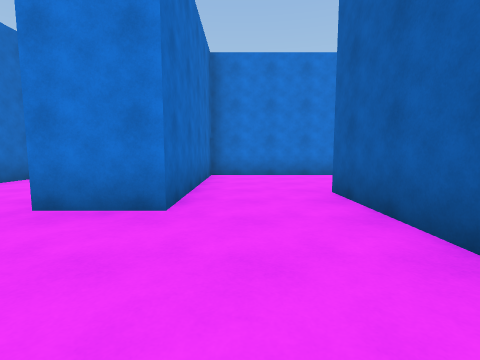
[1] (above)

24 first-person views from a walk through a Unity game level. The camera is 1.3 m above the floor, tilts 6° down and sees 85° across. The floor is counted in squares, 2 m on a side. Each view is taken from the middle of a square. On the plan, view 1 faces up. The plan holds only what a view shows up to about 9 squares ahead; the rest is blank. The place goes on beyond the plan. The player is left out.

[2]
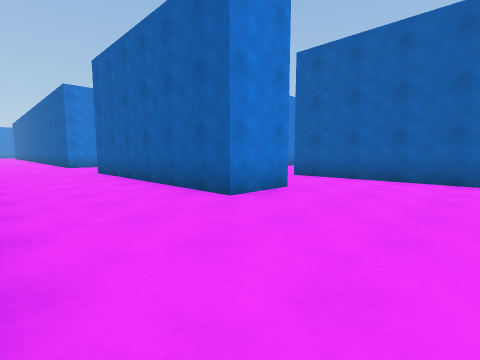

[3]
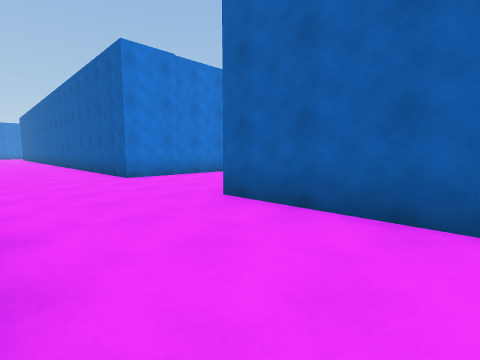

[4]
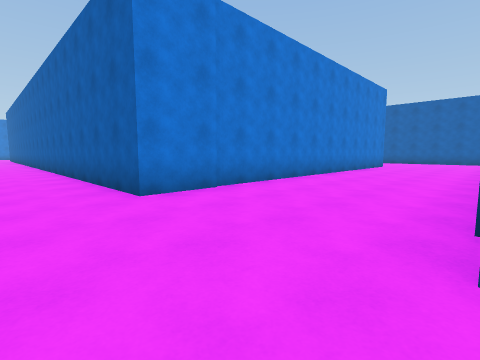

[5]
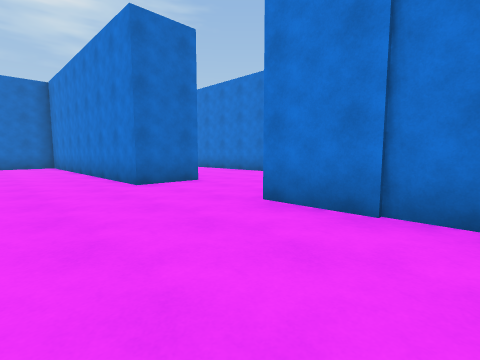

[6]
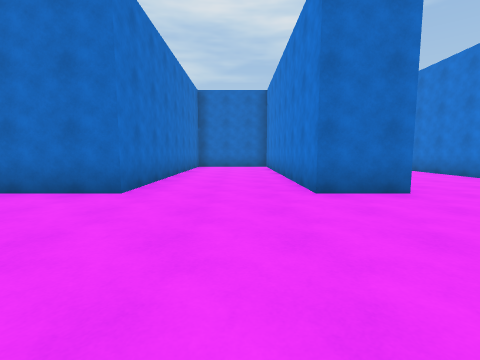

[7]
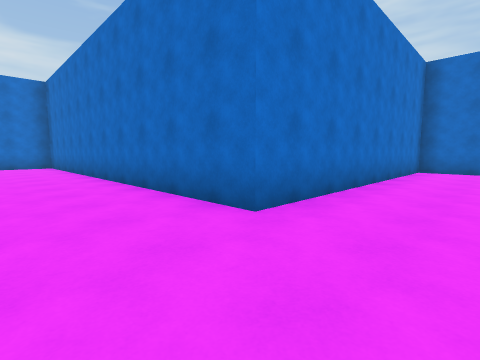

[8]
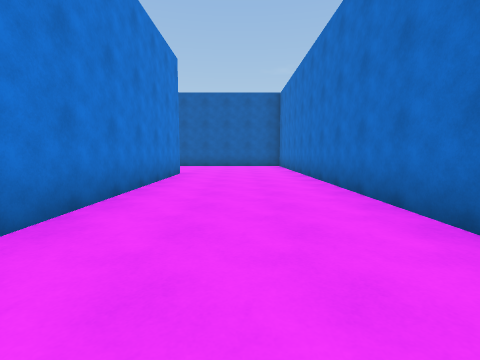

[9]
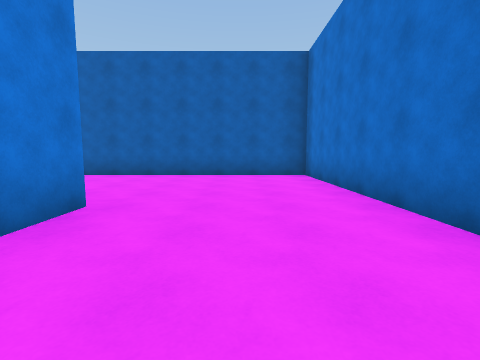

[10]
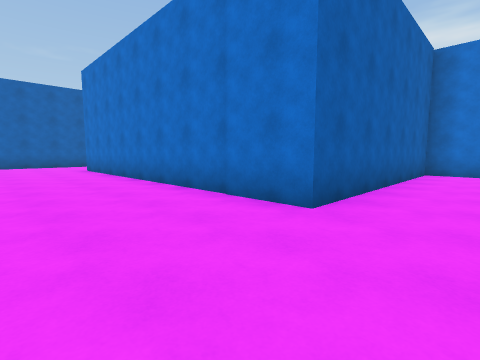

[11]
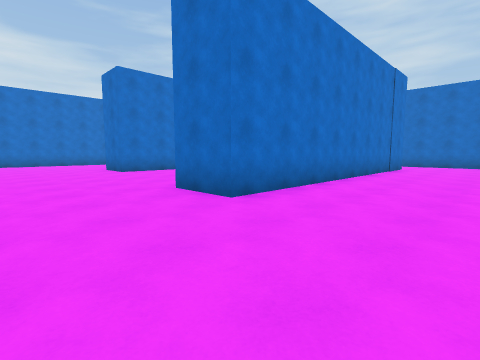

[12]
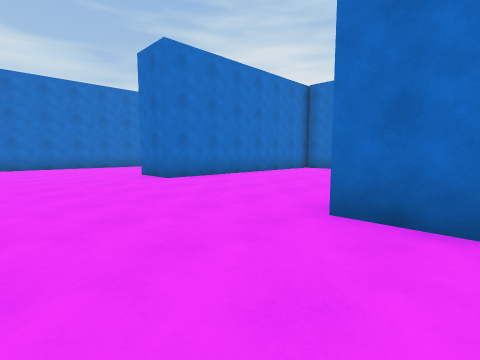

[13]
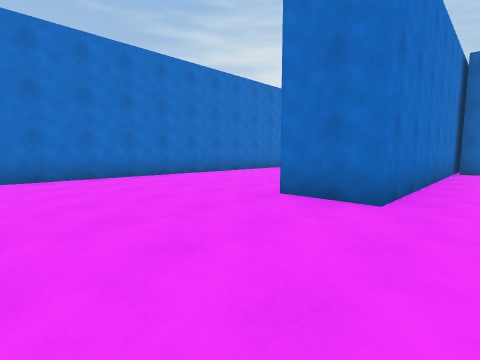

[14]
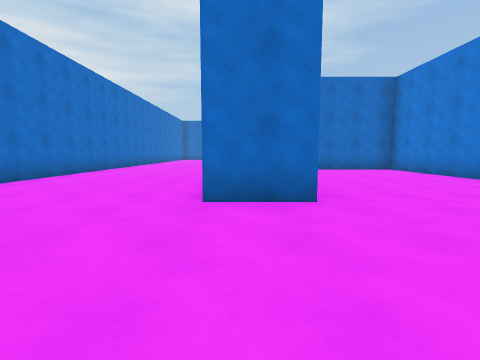

[15]
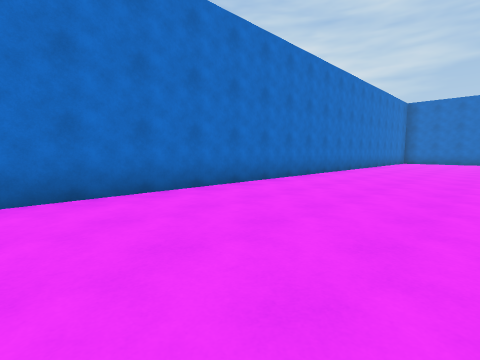

[16]
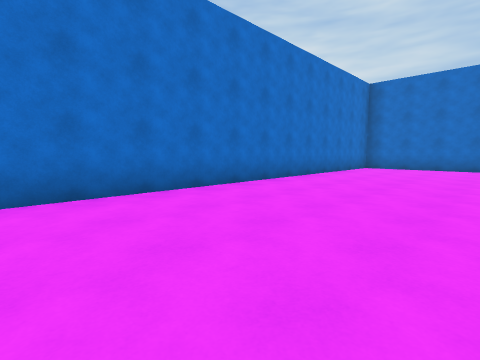

[17]
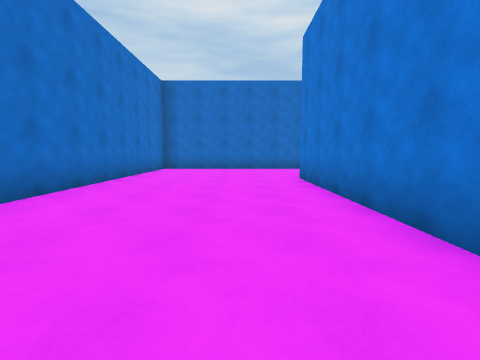

[18]
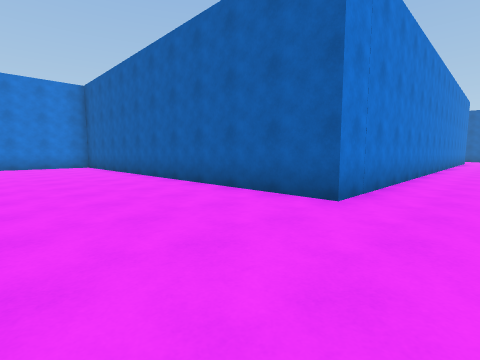

[19]
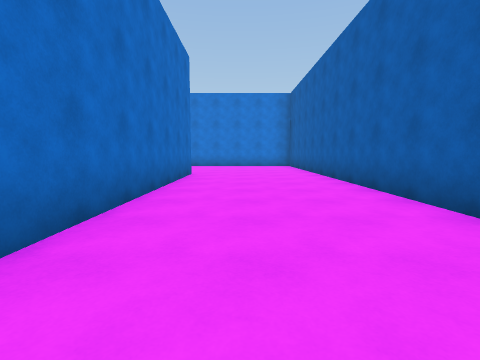

[20]
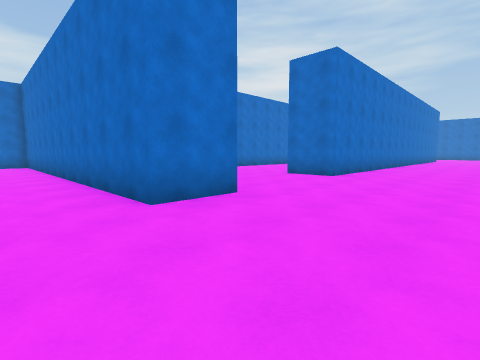

[21]
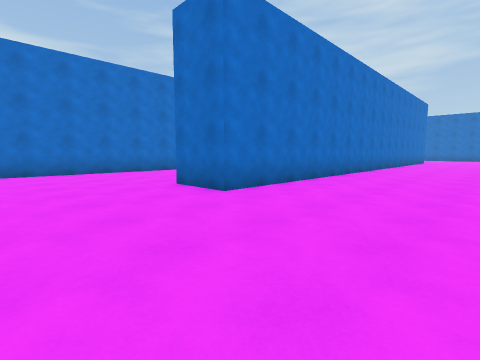

[22]
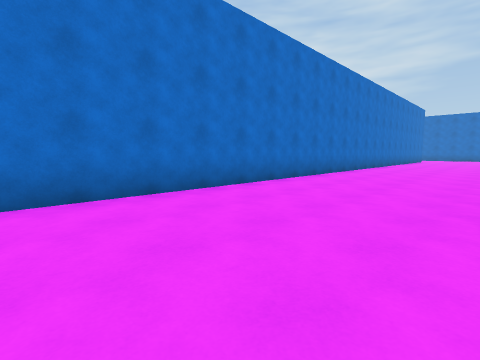

[23]
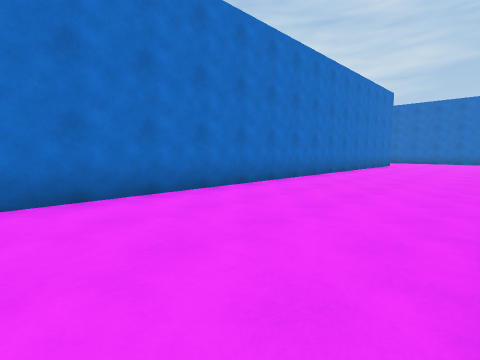

[24]
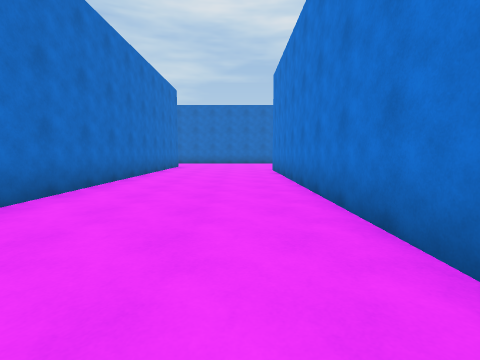

### Floor plan
Points are (right, up) in squares from view 1. A wall is a line through its corners. A room is listed if a view was taken in it or the views show most of it. See-through windows are left out.
Room 1 (views 1, 2, 3, 4, 5, 6, 7, 8, 9)
walls: (3, 9.1) (13.5, 9.1) (13.5, 15.5); (-0.8, 4.4) (-0.8, 2.9) (-2.3, 2.9) (-2.3, 9.1); (-5.1, 13.8) (-5.1, 12.2) (-10.6, 12.2); (9.1, 12.8) (-2.3, 12.8) (-2.3, 18.5); (-7.6, 17.1) (-10.1, 17.1); (1.5, -1.9) (1.5, 4.3); (0.4, -2) (2.4, -2); (-13, 10.6) (-13, 9.1) (-5.1, 9.1) (-5.1, 0.2)
ways out: opening at (0.5, 3.5) to room 2
Room 2 (views 10, 11, 12, 13, 14, 15, 16, 17, 18, 19, 20, 21, 22, 23, 24)
walls: (-12, 3) (-10.5, 3) (-10.5, -5.4); (-22.6, 2.7) (-15.9, 2.7) (-15.9, 1.1); (-23.2, 1.2) (-30.9, 1.2); (-9.1, -8) (12.8, -8); (1.5, 4.3) (10.4, 4.3) (10.4, 2.8); (2.8, 7.6) (-0.8, 7.6) (-0.8, 4.4); (1.4, -3.5) (-6.6, -3.5) (-6.6, 4.5); (2.4, -2) (9.6, -2) (9.6, -3.5); (6.8, 2.9) (3.9, 2.9); (-31.1, -2.8) (-13.1, -2.8)
ways out: opening at (0.5, 3.5) to room 1

Positions as (right, up) in squares from view 1, and headings:
1: (0, 0), facing up
2: (-5, 0), facing up-right
3: (-5, 6), facing up-right
4: (-4, 9), facing up-right
5: (0, 10), facing up-left
6: (-1, 11), facing left
7: (-3, 11), facing down-left
8: (1, 11), facing right
9: (6, 11), facing right
10: (0, 7), facing down-right
11: (13, 7), facing down-left
12: (13, 4), facing down-left
13: (13, -1), facing down-left
14: (13, -3), facing left
15: (7, -4), facing down-left
16: (1, -4), facing down-left
17: (0, -5), facing left
18: (-10, -5), facing up-right
19: (-9, -5), facing up
20: (-9, 6), facing down-left
21: (-13, 6), facing down-left
22: (-13, 1), facing down-left
23: (-20, 1), facing down-left
24: (-22, 0), facing left
